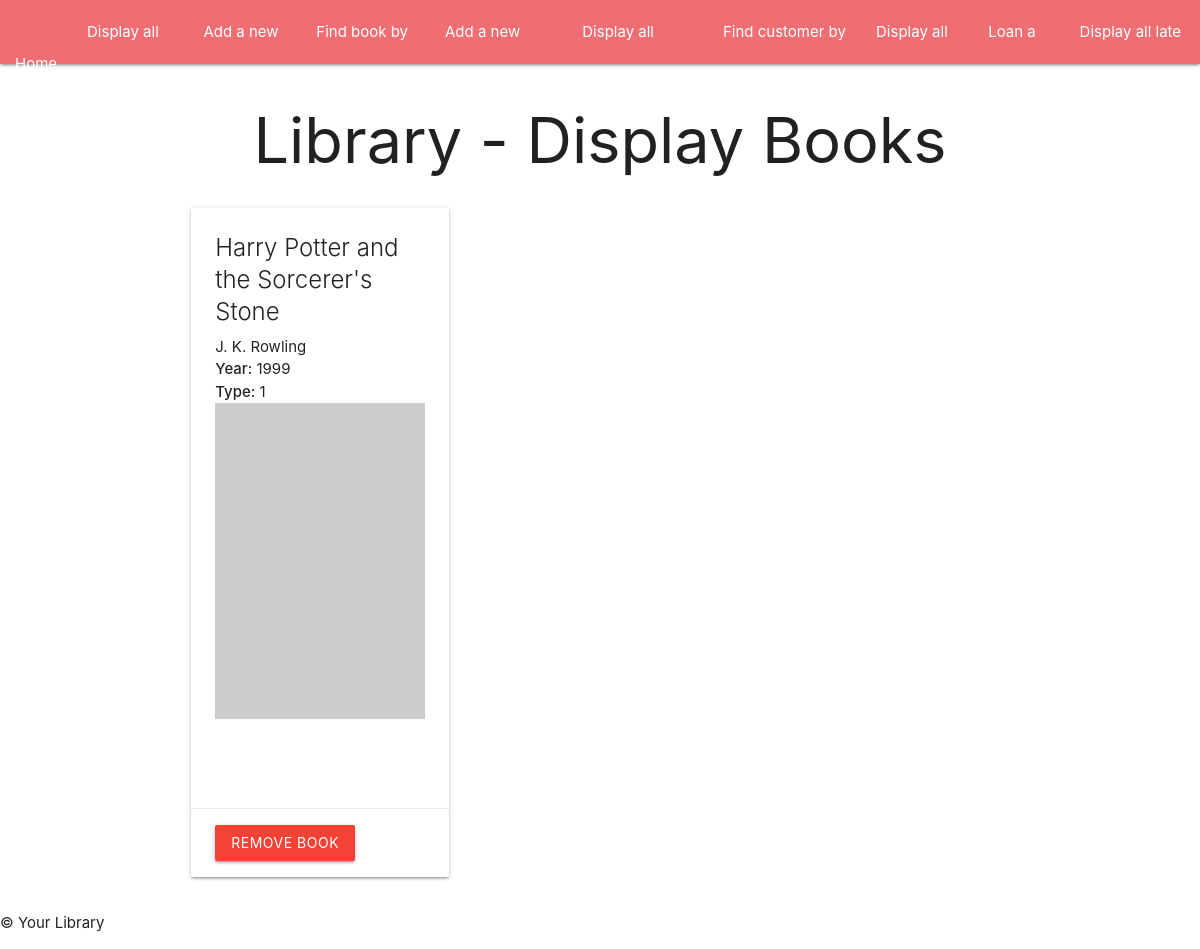
Before: /books with the older database file.
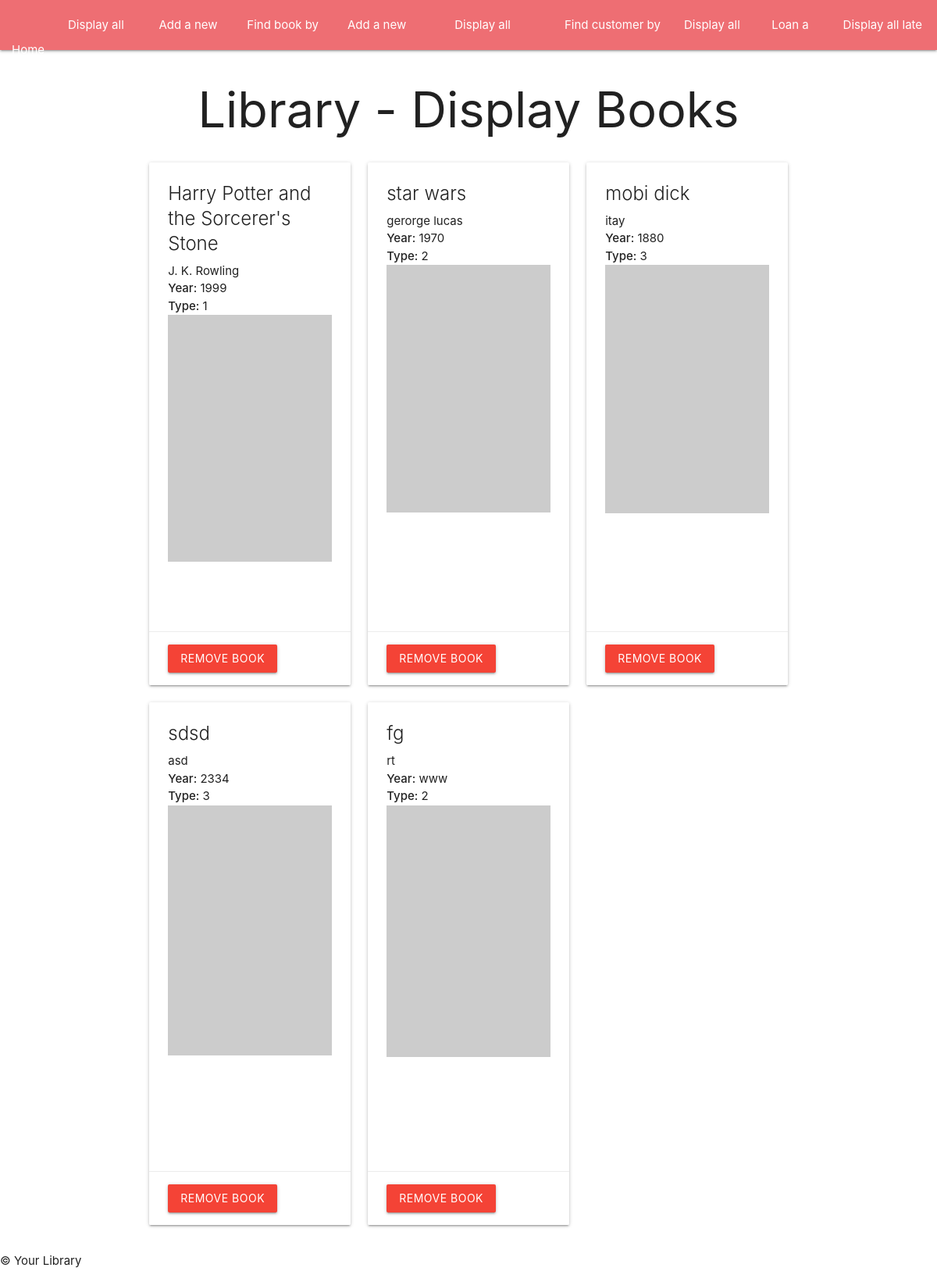
After: the same page with the newer database file.
### tables this page shows
CREATE TABLE books (
                id INTEGER PRIMARY KEY,
                title TEXT NOT NULL,
                author TEXT NOT NULL,
                year INTEGER NOT NULL,
                type TEXT NOT NULL
            );

### app.py (the view)
@app.route('/books', methods=['GET'])
def displayBooks():
    all_books = book_instance.DisplayAllBooks()
    return render_template("displaybooks.html", books=all_books)

### tools/books.py (called while the page is built)
    def DisplayAllBooks(self):
        self.cursor.execute('SELECT * FROM books')
        all_books = self.cursor.fetchall()
        return all_books

### templates/displaybooks.html (shortened to what this page needs)
{% extends "index.html" %}
{% block content %}
<div class="container">
    <h1 class="center-align">Library - Display Books</h1>
    <div class="row">
        {% for book in books %}
        <div class="col s12 m4">
            <div class="card">
                <div class="card-content custom-card-content">
                    <span class="card-title">{{ book[1] }}</span>
                    <p>{{ book[2] }}</p>
                    <p><strong>Year:</strong> {{ book[3] }}</p>
                    <p><strong>Type:</strong> {{ book[4] }}</p>
                    <img class="book-image" src="https://picsum.photos/200/30{{book[0]% 10}}">
                </div>
                <div class="card-action">
                    <form method="POST" action="{{ url_for('removeBook') }}">
                        <button type="submit" class="btn red">Remove Book</button>
                    </form>
                </div>
            </div>
        </div>
        {% endfor %}
    </div>
</div>
{% endblock %}

### templates/index.html (shortened to what this page needs)
<!DOCTYPE html>
<html lang="en">
<head>
    <link rel="stylesheet" href="https://cdnjs.cloudflare.com/ajax/libs/materialize/1.0.0/css/materialize.min.css">
</head>
<body>
    <header>
        <nav>
            <div class="nav-wrapper">
                <ul id="nav-mobile" class="centered-nav">
                    <li><a href="/">Home</a></li>
                    <li><a href="/books">Display all books</a></li>
                    <li><a href="/addbook">Add a new book</a></li>
                    <li><a href="/bookfinder">Find book by name</a></li>
                    <li><a href="/addcustomer">Add a new customer</a></li>
                    <li><a href="/customers">Display all customers</a></li>
                    <li><a href="/customerfinder">Find customer by name</a></li>
                    <li><a href="/loans">Display all loans</a></li>
                    <li><a href="/addloan">Loan a book</a></li>
                    <li><a href="/lateloans">Display all late loans</a></li>
                </ul>
            </div>
        </nav>
    </header>
    <main>
        {% block content %}{% endblock %}
    </main>
    <footer>
        <p>&copy; {{ year }} Your Library</p>
    </footer>
</body>
</html>

### templates/index.html (style rules this page uses)
.centered-nav { display: flex; align-items: center; justify-content: center; }
.book-image { width: 100%; height: auto; }
.custom-card-content { height: 600px; }
.custom-card-content img { max-width: 100%; max-height: 100%; display: block; margin: 0 auto; }

Changed rows visible on the page:
added books: title "star wars", author "gerorge lucas", year "1970", type "2"
added books: title "mobi dick", author "itay", year "1880", type "3"
added books: title "sdsd", author "asd", year "2334", type "3"
added books: title "fg", author "rt", year "www", type "2"
